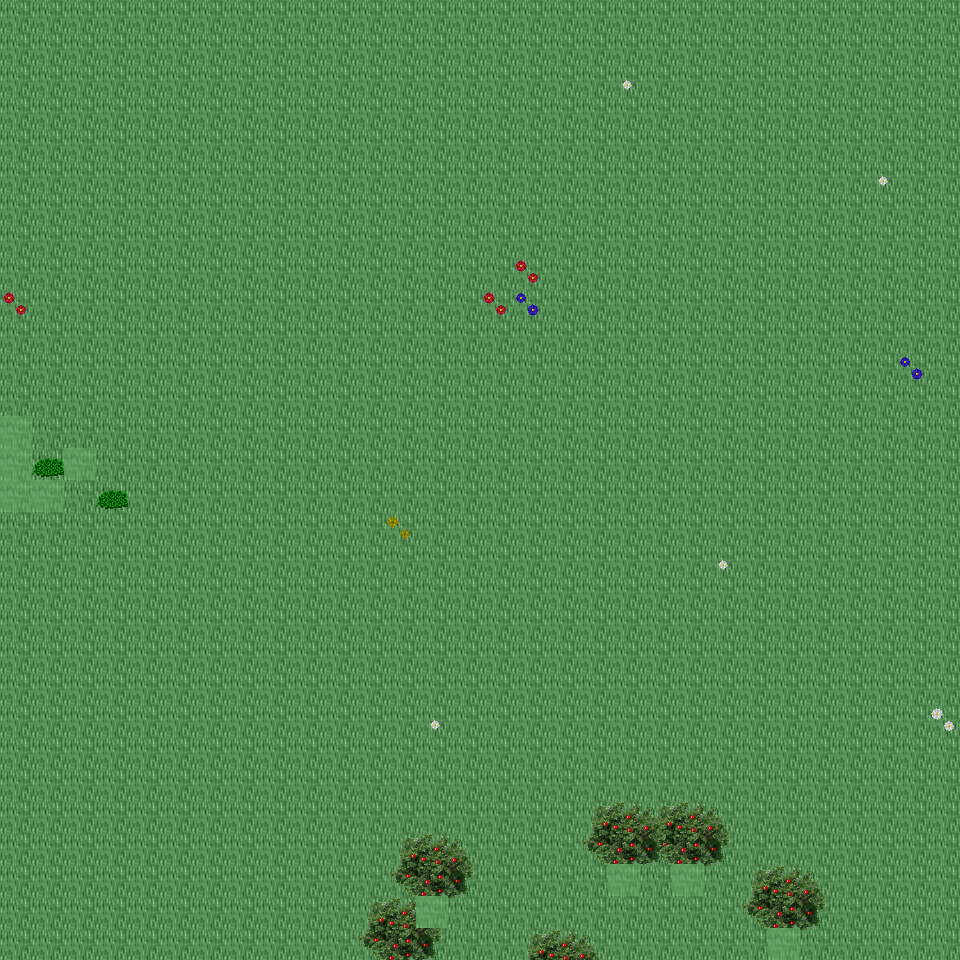

Below is a game level as drawn by its tile map, then a one-line description and the .tmx that defines it (tile-layer data replaced by summaries):
An orthogonal 30x30 tile map with 32x32 px tiles, 6 tile layers (Ground, Object, Object2, Above, ...), 49 tilesets and 4 objects (4x mapExit).

<map version="1.0" orientation="orthogonal" renderorder="right-down" width="30" height="30" tilewidth="32" tileheight="32" nextobjectid="5">
  <tileset firstgid="1" name="tileset_ground_ground" tilewidth="32" tileheight="32" tilecount="33" columns="3">
    <image source="../drawable/tileset_ground_ground.png" width="96" height="352" />
  </tileset>
  <tileset firstgid="34" name="tileset_building_wall_old_wood" tilewidth="32" tileheight="32" tilecount="9" columns="3">
    <image source="../drawable/tileset_building_wall_old_wood.png" width="96" height="96" />
  </tileset>
  <tileset firstgid="43" name="tileset_building_fence_fence_wooden" tilewidth="32" tileheight="32" tilecount="12" columns="3">
    <image source="../drawable/tileset_building_fence_fence_wooden.png" width="96" height="128" />
  </tileset>
  <tileset firstgid="55" name="tileset_building_fence_fence_chunky" tilewidth="32" tileheight="32" tilecount="21" columns="3">
    <image source="../drawable/tileset_building_fence_fence_chunky.png" width="96" height="224" />
  </tileset>
  <tileset firstgid="76" name="tileset_plant_stump_stump_brown" tilewidth="32" tileheight="32" tilecount="4" columns="2">
    <image source="../drawable/tileset_plant_stump_stump_brown.png" width="64" height="64" />
  </tileset>
  <tileset firstgid="80" name="tileset_ground_earth_edges" tilewidth="32" tileheight="32" tilecount="18" columns="6">
    <image source="../drawable/tileset_ground_earth_edges.png" width="192" height="96" />
  </tileset>
  <tileset firstgid="98" name="tileset_ground_grass_corners" tilewidth="32" tileheight="32" tilecount="24" columns="6">
    <image source="../drawable/tileset_ground_grass_corners.png" width="192" height="128" />
  </tileset>
  <tileset firstgid="122" name="tileset_ground_grass_edges" tilewidth="32" tileheight="32" tilecount="36" columns="12">
    <image source="../drawable/tileset_ground_grass_edges.png" width="384" height="96" />
  </tileset>
  <tileset firstgid="158" name="tileset_plant_tree_apple_tree" tilewidth="32" tileheight="32" tilecount="9" columns="3">
    <image source="../drawable/tileset_plant_tree_apple_tree.png" width="96" height="96" />
  </tileset>
  <tileset firstgid="167" name="tileset_plant_tree_chestnut_tree" tilewidth="32" tileheight="32" tilecount="20" columns="4">
    <image source="../drawable/tileset_plant_tree_chestnut_tree.png" width="128" height="160" />
  </tileset>
  <tileset firstgid="187" name="tileset_plant_tree_crack_willow" tilewidth="32" tileheight="32" tilecount="20" columns="4">
    <image source="../drawable/tileset_plant_tree_crack_willow.png" width="128" height="160" />
  </tileset>
  <tileset firstgid="207" name="tileset_furniture_chair_bench_iron" tilewidth="32" tileheight="32" tilecount="4" columns="2">
    <image source="../drawable/tileset_furniture_chair_bench_iron.png" width="64" height="64" />
  </tileset>
  <tileset firstgid="211" name="tileset_furniture_chair_bench_iron_reverse" tilewidth="32" tileheight="32" tilecount="4" columns="2">
    <image source="../drawable/tileset_furniture_chair_bench_iron_reverse.png" width="64" height="64" />
  </tileset>
  <tileset firstgid="215" name="tileset_object_hay_cart" tilewidth="32" tileheight="32" tilecount="1" columns="1">
    <image source="../drawable/tileset_object_hay_cart.png" width="32" height="32" />
  </tileset>
  <tileset firstgid="216" name="tileset_building_wall_walls_siding" tilewidth="32" tileheight="32" tilecount="16" columns="4">
    <image source="../drawable/tileset_building_wall_walls_siding.png" width="128" height="128" />
  </tileset>
  <tileset firstgid="232" name="tileset_building_roof_brown" tilewidth="32" tileheight="32" tilecount="20" columns="5">
    <image source="../drawable/tileset_building_roof_brown.png" width="160" height="128" />
  </tileset>
  <tileset firstgid="252" name="tileset_building_door_door" tilewidth="32" tileheight="32" tilecount="6" columns="3">
    <image source="../drawable/tileset_building_door_door.png" width="96" height="64" />
  </tileset>
  <tileset firstgid="258" name="tileset_item_tools" tilewidth="32" tileheight="32" tilecount="9" columns="3">
    <image source="../drawable/tileset_item_tools.png" width="96" height="96" />
  </tileset>
  <tileset firstgid="267" name="tileset_ground_cobbled_paving" tilewidth="32" tileheight="32" tilecount="1" columns="1">
    <image source="../drawable/tileset_ground_cobbled_paving.png" width="32" height="32" />
  </tileset>
  <tileset firstgid="268" name="tileset_item_bazaar_produce" tilewidth="32" tileheight="32" tilecount="4" columns="2">
    <image source="../drawable/tileset_item_bazaar_produce.png" width="64" height="64" />
  </tileset>
  <tileset firstgid="272" name="tileset_item_sacks" tilewidth="32" tileheight="32" tilecount="2" columns="2">
    <image source="../drawable/tileset_item_sacks.png" width="64" height="32" />
  </tileset>
  <tileset firstgid="274" name="tileset_building_barnyard" tilewidth="32" tileheight="32" tilecount="200" columns="8">
    <image source="../drawable/tileset_building_barnyard.png" width="256" height="800" />
  </tileset>
  <tileset firstgid="474" name="tileset_plant_flower_planted_containers" tilewidth="32" tileheight="32" tilecount="16" columns="4">
    <image source="../drawable/tileset_plant_flower_planted_containers.png" width="128" height="128" />
  </tileset>
  <tileset firstgid="490" name="tileset_furniture_chair_wooden_rustic" tilewidth="32" tileheight="32" tilecount="8" columns="4">
    <image source="../drawable/tileset_furniture_chair_wooden_rustic.png" width="128" height="64" />
  </tileset>
  <tileset firstgid="498" name="tileset_furniture_table_brick_base" tilewidth="32" tileheight="32" tilecount="3" columns="3">
    <image source="../drawable/tileset_furniture_table_brick_base.png" width="96" height="32" />
  </tileset>
  <tileset firstgid="501" name="tileset_building_stairs_wooden_stairs" tilewidth="32" tileheight="32" tilecount="9" columns="3">
    <image source="../drawable/tileset_building_stairs_wooden_stairs.png" width="96" height="96" />
  </tileset>
  <tileset firstgid="510" name="tileset_plant_tree_maple_tree" tilewidth="32" tileheight="32" tilecount="72" columns="8">
    <image source="../drawable/tileset_plant_tree_maple_tree.png" width="256" height="288" />
  </tileset>
  <tileset firstgid="582" name="tileset_building_decoration_chimney_big" tilewidth="32" tileheight="32" tilecount="2" columns="1">
    <image source="../drawable/tileset_building_decoration_chimney_big.png" width="32" height="64" />
  </tileset>
  <tileset firstgid="584" name="tileset_logic_item_corn" tilewidth="32" tileheight="32" tilecount="5" columns="5">
    <image source="../drawable/tileset_logic_item_corn.png" width="160" height="32" />
  </tileset>
  <tileset firstgid="589" name="tileset_logic_collision" tilewidth="32" tileheight="32" tilecount="1" columns="1">
    <image source="../drawable/tileset_logic_collision.png" width="32" height="32" />
  </tileset>
  <tileset firstgid="590" name="tileset_plant_bush_bushes" tilewidth="32" tileheight="32" tilecount="10" columns="5">
    <image source="../drawable/tileset_plant_bush_bushes.png" width="160" height="64" />
  </tileset>
  <tileset firstgid="600" name="tileset_logic_item_vegetable" tilewidth="32" tileheight="32" tilecount="13" columns="13">
    <image source="../drawable/tileset_logic_item_vegetable.png" width="256" height="64" />
  </tileset>
  <tileset firstgid="613" name="tileset_plant_flower_daisy_blue" tilewidth="32" tileheight="32" tilecount="8" columns="2">
    <image source="../drawable/tileset_plant_flower_daisy_blue.png" width="64" height="128" />
  </tileset>
  <tileset firstgid="621" name="tileset_plant_flower_daisy_red" tilewidth="32" tileheight="32" tilecount="8" columns="2">
    <image source="../drawable/tileset_plant_flower_daisy_red.png" width="64" height="128" />
  </tileset>
  <tileset firstgid="629" name="tileset_plant_flower_daisy_white" tilewidth="32" tileheight="32" tilecount="8" columns="2">
    <image source="../drawable/tileset_plant_flower_daisy_white.png" width="64" height="128" />
  </tileset>
  <tileset firstgid="637" name="tileset_plant_flower_daisy_yellow" tilewidth="32" tileheight="32" tilecount="8" columns="2">
    <image source="../drawable/tileset_plant_flower_daisy_yellow.png" width="64" height="128" />
  </tileset>
  <tileset firstgid="645" name="tileset_plant_tree_tree_darkgreen" tilewidth="32" tileheight="32" tilecount="88" columns="8">
    <image source="../drawable/tileset_plant_tree_tree_darkgreen.png" width="256" height="352" />
  </tileset>
  <tileset firstgid="733" name="tileset_logic_creature_animal" tilewidth="32" tileheight="32" tilecount="32" columns="8">
    <image source="../drawable/tileset_logic_creature_animal.png" width="256" height="128" />
  </tileset>
  <tileset firstgid="765" name="tileset_logic_creature_rodent" tilewidth="32" tileheight="32" tilecount="8" columns="8">
    <image source="../drawable/tileset_logic_creature_rodent.png" width="256" height="32" />
  </tileset>
  <tileset firstgid="773" name="tileset_logic_creature_farm_animal" tilewidth="32" tileheight="32" tilecount="12" columns="12">
    <image source="../drawable/tileset_logic_creature_farm_animal.png" width="256" height="64" />
  </tileset>
  <tileset firstgid="785" name="tileset_ground_green_paving" tilewidth="32" tileheight="32" tilecount="18" columns="3">
    <image source="../drawable/tileset_ground_green_paving.png" width="96" height="192" />
  </tileset>
  <tileset firstgid="803" name="tileset_logic_protection" tilewidth="32" tileheight="32" tilecount="2" columns="2">
    <image source="../drawable/tileset_logic_protection.png" width="64" height="32" />
  </tileset>
  <tileset firstgid="805" name="tileset_item_hen_nest" tilewidth="32" tileheight="32" tilecount="1" columns="1">
    <image source="../drawable/tileset_item_hen_nest.png" width="32" height="32" />
  </tileset>
  <tileset firstgid="806" name="tileset_logic_item_dairy" tilewidth="32" tileheight="32" tilecount="1" columns="1">
    <image source="../drawable/tileset_logic_item_dairy.png" width="32" height="32" />
  </tileset>
  <tileset firstgid="807" name="tileset_light_door_light_ew" tilewidth="32" tileheight="32" tilecount="18" columns="6">
    <image source="../drawable/tileset_light_door_light_ew.png" width="192" height="96" />
  </tileset>
  <tileset firstgid="825" name="tileset_light_door_light" tilewidth="32" tileheight="32" tilecount="12" columns="3">
    <image source="../drawable/tileset_light_door_light.png" width="96" height="128" />
  </tileset>
  <tileset firstgid="837" name="tileset_item_firewood" tilewidth="32" tileheight="32" tilecount="12" columns="3">
    <image source="../drawable/tileset_item_firewood.png" width="96" height="128" />
  </tileset>
  <tileset firstgid="849" name="tileset_furniture_sink_manger" tilewidth="32" tileheight="32" tilecount="18" columns="6">
    <image source="../drawable/tileset_furniture_sink_manger.png" width="192" height="96" />
  </tileset>
  <tileset firstgid="867" name="tileset_logic_creature_fowl" tilewidth="32" tileheight="32" tilecount="6" columns="6">
    <image source="../drawable/tileset_logic_creature_fowl.png" width="192" height="32" />
  </tileset>
  <layer name="Ground" width="30" height="30">
    <data>[900 cells, 900 non-empty, 1 distinct tile ids]</data>
  </layer>
  <layer name="Object" width="30" height="30">
    <data>[900 cells, 29 non-empty, 10 distinct tile ids]</data>
  </layer>
  <layer name="Object2" width="30" height="30">
    <data>[900 cells, 0 non-empty, 0 distinct tile ids]</data>
  </layer>
  <layer name="Above" width="30" height="30">
    <data>[900 cells, 31 non-empty, 6 distinct tile ids]</data>
  </layer>
  <layer name="Above2" width="30" height="30">
    <data>[900 cells, 2 non-empty, 2 distinct tile ids]</data>
  </layer>
  <layer name="Walkable" width="30" height="30">
    <data>[900 cells, 9 non-empty, 1 distinct tile ids]</data>
  </layer>
  <objectgroup name="MapEvents">
    <object id="1" name="south" type="mapExit" x="0" y="928" width="768" height="32">
      <properties>
        <property name="map" value="level_0_x157_y43" />
        <property name="x" value="0" />
        <property name="y" value="1" />
      </properties>
    </object>
    <object id="2" name="south2" type="mapExit" x="800" y="928" width="160" height="32">
      <properties>
        <property name="map" value="level_0_x157_y43" />
        <property name="x" value="25" />
        <property name="y" value="1" />
      </properties>
    </object>
    <object id="3" name="west" type="mapExit" x="0" y="0" width="32" height="416">
      <properties>
        <property name="map" value="level_0_x156_y42" />
        <property name="x" value="28" />
        <property name="y" value="0" />
      </properties>
    </object>
    <object id="4" name="west2" type="mapExit" x="0" y="512" width="32" height="448">
      <properties>
        <property name="map" value="level_0_x156_y42" />
        <property name="x" value="28" />
        <property name="y" value="16" />
      </properties>
    </object>
  </objectgroup>
</map>
